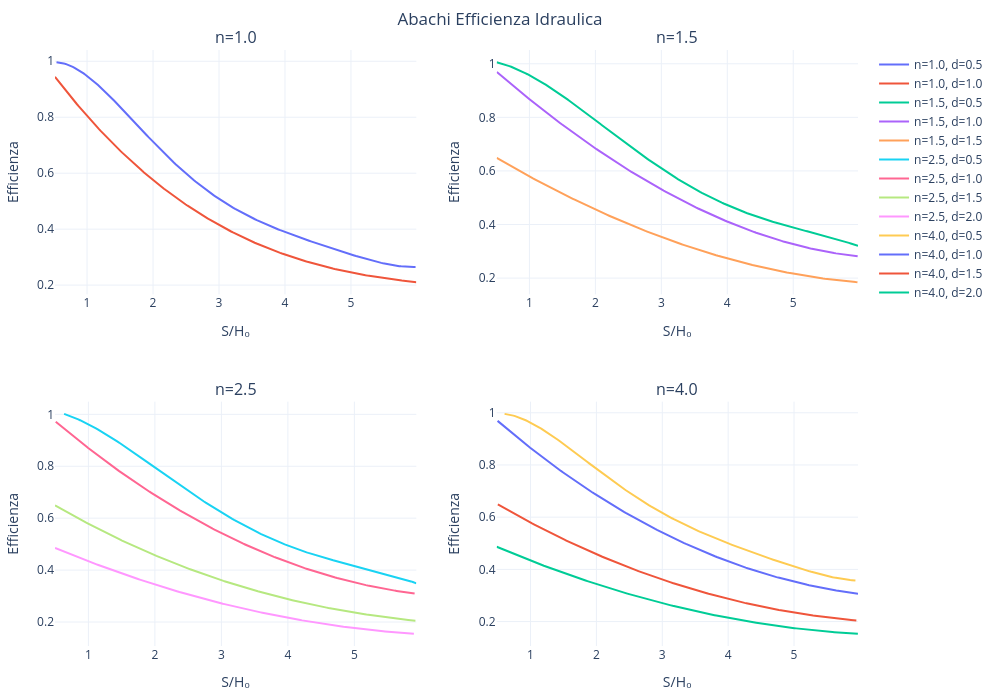

Source (notebook cell):
### Markdown cell above
---
## Abachi per l'efficienza idraulica media delle trincee drenanti

Gli **abachi** sono grafici che forniscono i valori dell'efficienza idraulica media in funzione di diversi parametri geometrici adimensionalizzati. Questi abachi sono stati ottenuti da simulazioni numeriche condotte in condizioni controllate, come descritto nel lavoro di **Desideri A., Miliziano S., Rampello S. (1997)**, intitolato *Drenaggi a gravità per la stabilizzazione dei pendii*, pubblicato in **Argomenti di Ingegneria Geotecnica, Hevelius Edizioni, Benevento**. [Link al documento PDF](https://www.ordineingegnerilecce.it/wp-content/uploads/2021/06/DRENAGGIweb-1.pdf).

Gli abachi sono costruiti utilizzando i seguenti parametri adimensionali:

- $S/H_0$: rapporto tra l'interasse delle trincee e la profondità della trincea.
- $d=D/H_0$: rapporto tra la profondità del piano di valutazione dell'efficienza e la profondità della trincea.
- $n=H/H_0$: rapporto tra la profondità del substrato impermeabile ($H$) e la profondità della trincea ($H_0$), con valori che possono essere 1, 1.5, 2.5, 4.0.

I dati forniti si riferiscono a $E_{\text{med}}$ per $t \to \infty$ , cioè all'efficienza idraulica a regime, quando il sistema di drenaggio ha raggiunto il suo stato di equilibrio.

### Visualizzazione completa degli abachi

Il metodo `plot_abachi()` della classe `AbachiEfficienza` genera una visualizzazione unica che raccoglie i quattro abachi relativi ai valori di:

- $n = 1.0$
- $n = 1.5$
- $n = 2.5$
- $n = 4.0$

Ciascun pannello mostra le curve dell’efficienza idraulica media $E_{\text{med}}$ al variare del parametro $S/H_0$, per diversi valori di $D/H_0$ (profondità del piano di valutazione).  
La visualizzazione consente un confronto immediato tra i diversi scenari di progetto.

### Code cell
# Crea un'istanza della classe Abachi
abachiE = AbachiEfficienza()

# Traccia i grafici degli abachi
abachiE.plot_abachi()

### Figure 1 — Plotly figure (JSON) as saved in the notebook; plotly's stock layout.template omitted (floating-point values rounded to 4 significant figures; data arrays with more than 128 entries replaced by an {"elided": "..."} marker saying what was removed)
{"data": [{"hovertemplate": "S/H₀ = %{x:.2f}<br>Efficienza = %{y:.3f}<extra>%{fullData.name}</extra>", "mode": "lines", "name": "n=1.0, d=0.5", "type": "scatter", "x": {"elided": "200 float values"}, "xaxis": "x", "y": {"elided": "200 float values"}, "yaxis": "y"}, {"hovertemplate": "S/H₀ = %{x:.2f}<br>Efficienza = %{y:.3f}<extra>%{fullData.name}</extra>", "mode": "lines", "name": "n=1.0, d=1.0", "type": "scatter", "x": {"elided": "200 float values"}, "xaxis": "x", "y": {"elided": "200 float values"}, "yaxis": "y"}, {"hovertemplate": "S/H₀ = %{x:.2f}<br>Efficienza = %{y:.3f}<extra>%{fullData.name}</extra>", "mode": "lines", "name": "n=1.5, d=0.5", "type": "scatter", "x": {"elided": "200 float values"}, "xaxis": "x2", "y": {"elided": "200 float values"}, "yaxis": "y2"}, {"hovertemplate": "S/H₀ = %{x:.2f}<br>Efficienza = %{y:.3f}<extra>%{fullData.name}</extra>", "mode": "lines", "name": "n=1.5, d=1.0", "type": "scatter", "x": {"elided": "200 float values"}, "xaxis": "x2", "y": {"elided": "200 float values"}, "yaxis": "y2"}, {"hovertemplate": "S/H₀ = %{x:.2f}<br>Efficienza = %{y:.3f}<extra>%{fullData.name}</extra>", "mode": "lines", "name": "n=1.5, d=1.5", "type": "scatter", "x": {"elided": "200 float values"}, "xaxis": "x2", "y": {"elided": "200 float values"}, "yaxis": "y2"}, {"hovertemplate": "S/H₀ = %{x:.2f}<br>Efficienza = %{y:.3f}<extra>%{fullData.name}</extra>", "mode": "lines", "name": "n=2.5, d=0.5", "type": "scatter", "x": {"elided": "200 float values"}, "xaxis": "x3", "y": {"elided": "200 float values"}, "yaxis": "y3"}, {"hovertemplate": "S/H₀ = %{x:.2f}<br>Efficienza = %{y:.3f}<extra>%{fullData.name}</extra>", "mode": "lines", "name": "n=2.5, d=1.0", "type": "scatter", "x": {"elided": "200 float values"}, "xaxis": "x3", "y": {"elided": "200 float values"}, "yaxis": "y3"}, {"hovertemplate": "S/H₀ = %{x:.2f}<br>Efficienza = %{y:.3f}<extra>%{fullData.name}</extra>", "mode": "lines", "name": "n=2.5, d=1.5", "type": "scatter", "x": {"elided": "200 float values"}, "xaxis": "x3", "y": {"elided": "200 float values"}, "yaxis": "y3"}, {"hovertemplate": "S/H₀ = %{x:.2f}<br>Efficienza = %{y:.3f}<extra>%{fullData.name}</extra>", "mode": "lines", "name": "n=2.5, d=2.0", "type": "scatter", "x": {"elided": "200 float values"}, "xaxis": "x3", "y": {"elided": "200 float values"}, "yaxis": "y3"}, {"hovertemplate": "S/H₀ = %{x:.2f}<br>Efficienza = %{y:.3f}<extra>%{fullData.name}</extra>", "mode": "lines", "name": "n=4.0, d=0.5", "type": "scatter", "x": {"elided": "200 float values"}, "xaxis": "x4", "y": {"elided": "200 float values"}, "yaxis": "y4"}, {"hovertemplate": "S/H₀ = %{x:.2f}<br>Efficienza = %{y:.3f}<extra>%{fullData.name}</extra>", "mode": "lines", "name": "n=4.0, d=1.0", "type": "scatter", "x": {"elided": "200 float values"}, "xaxis": "x4", "y": {"elided": "200 float values"}, "yaxis": "y4"}, {"hovertemplate": "S/H₀ = %{x:.2f}<br>Efficienza = %{y:.3f}<extra>%{fullData.name}</extra>", "mode": "lines", "name": "n=4.0, d=1.5", "type": "scatter", "x": {"elided": "200 float values"}, "xaxis": "x4", "y": {"elided": "200 float values"}, "yaxis": "y4"}, {"hovertemplate": "S/H₀ = %{x:.2f}<br>Efficienza = %{y:.3f}<extra>%{fullData.name}</extra>", "mode": "lines", "name": "n=4.0, d=2.0", "type": "scatter", "x": {"elided": "200 float values"}, "xaxis": "x4", "y": {"elided": "200 float values"}, "yaxis": "y4"}], "layout": {"annotations": [{"font": {"size": 16}, "showarrow": false, "text": "n=1.0", "x": 0.225, "xanchor": "center", "xref": "paper", "y": 1, "yanchor": "bottom", "yref": "paper"}, {"font": {"size": 16}, "showarrow": false, "text": "n=1.5", "x": 0.775, "xanchor": "center", "xref": "paper", "y": 1, "yanchor": "bottom", "yref": "paper"}, {"font": {"size": 16}, "showarrow": false, "text": "n=2.5", "x": 0.225, "xanchor": "center", "xref": "paper", "y": 0.41, "yanchor": "bottom", "yref": "paper"}, {"font": {"size": 16}, "showarrow": false, "text": "n=4.0", "x": 0.775, "xanchor": "center", "xref": "paper", "y": 0.41, "yanchor": "bottom", "yref": "paper"}], "height": 700, "margin": {"b": 50, "l": 50, "r": 50, "t": 50}, "showlegend": true, "title": {"text": "Abachi Efficienza Idraulica", "x": 0.5}, "width": 1000, "xaxis": {"anchor": "y", "domain": [0, 0.45], "title": {"text": "S/H₀"}}, "xaxis2": {"anchor": "y2", "domain": [0.55, 1], "title": {"text": "S/H₀"}}, "xaxis3": {"anchor": "y3", "domain": [0, 0.45], "title": {"text": "S/H₀"}}, "xaxis4": {"anchor": "y4", "domain": [0.55, 1], "title": {"text": "S/H₀"}}, "yaxis": {"anchor": "x", "domain": [0.59, 1], "title": {"text": "Efficienza"}}, "yaxis2": {"anchor": "x2", "domain": [0.59, 1], "title": {"text": "Efficienza"}}, "yaxis3": {"anchor": "x3", "domain": [0, 0.41], "title": {"text": "Efficienza"}}, "yaxis4": {"anchor": "x4", "domain": [0, 0.41], "title": {"text": "Efficienza"}}}}
